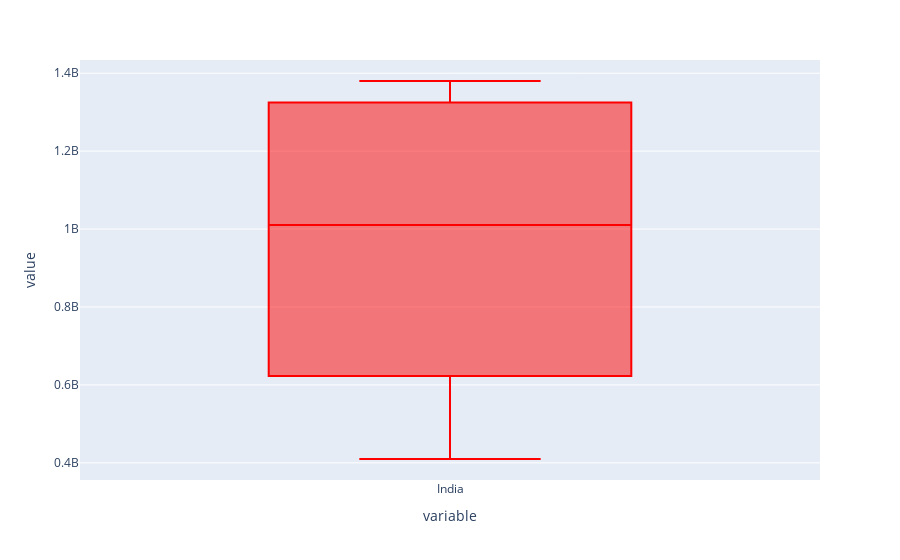

Notebook source saved alongside this figure:
### Markdown cell above
# 4 Boxplot

### Code cell
# single boxplot show in our box plot
fig=px.box(df_new['India'])
fig.update_traces(marker_color='red')

fig.show()

### Figure 1 — Plotly figure (JSON) as saved in the notebook; plotly's stock layout.template omitted (floating-point values rounded to 4 significant figures)
{"data": [{"alignmentgroup": "True", "hovertemplate": "variable=%{x}<br>value=%{y}<extra></extra>", "legendgroup": "", "marker": {"color": "red"}, "name": "", "notched": false, "offsetgroup": "", "orientation": "v", "showlegend": false, "type": "box", "x": ["India", "India", "India", "India", "India", "India", "India", "India", "India", "India", "India", "India", "India", "India", "India", "India", "India", "India"], "x0": " ", "xaxis": "x", "y": [409880595, 450547679, 499123324, 555189792, 623102897, 698952844, 784360008, 873277798, 963922588, 1056575549, 1147609927, 1234281170, 1310152403, 1324517249, 1338676785, 1352642280, 1366417754, 1380004385], "y0": " ", "yaxis": "y"}], "layout": {"boxmode": "group", "legend": {"tracegroupgap": 0}, "margin": {"t": 60}, "xaxis": {"anchor": "y", "domain": [0, 1], "title": {"text": "variable"}}, "yaxis": {"anchor": "x", "domain": [0, 1], "title": {"text": "value"}}}}
